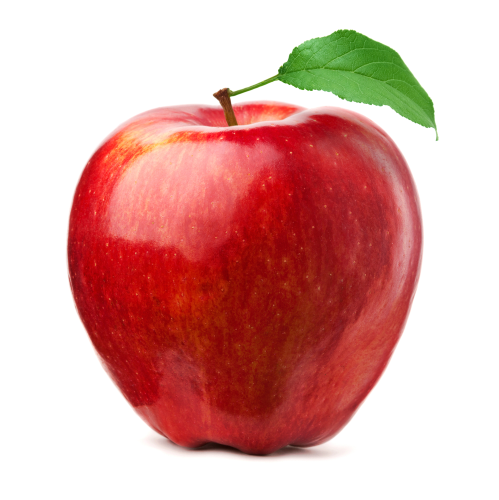
#> input picture AppleImageOriginal.jpeg, 998 x 1000 px (shown at 1/2 size)
$ python Pixelify_Mode.py
#> lines starting #> are read from the running program, lines starting #| are printed output that depends on the picture
'''
This file finds the most common pixel values in a given block of the image to "pixelify" the image
The final output does maintain the original size of the image but it has appears like an n x m pixel image.
Where n and m are the desiredWidth and desiredHeight respectively.
'''
#import the necessary libraries
from PIL import Image
import math
import statistics

desiredWidth = 16 # Desired width of the image in pixels
desiredHeight = 16 # Desired height of the image in pixels

#Open and Load the image
filename = "AppleImageOriginal.jpeg" # Image file path
im = Image.open(filename)
#> im is the input picture: PIL image 998x1000 RGB; mean R, G, B 219.8, 168.4, 163.8
loadedImage = im.load()

#Get the width and height of the original image
width, height = im.size
#> width = 998; height = 1000


widthRatio = width / desiredWidth
#> widthRatio = 62.38
heightRatio = height / desiredHeight
#> heightRatio = 62.5

#iterate through the image one desired pixel at a time averaging values then updating the pixel values of the original image
for i in range(desiredWidth):
    for j in range(desiredHeight):
        pixelsum = []

        #iterate through the pixels in the original image that correspond to the current desired pixel
        for k in range(math.ceil(widthRatio*i), math.ceil(widthRatio*(i+1))):
            for l in range(math.ceil(heightRatio*j),math.ceil(heightRatio*(j+1))):
                #append the pixel values to a list, where each set of 3 digits is an RGB value ie. (255,255,255) = 255255255
                pixelsum.append(loadedImage[k, l][0] + loadedImage[k, l][1]*1000 + loadedImage[k, l][2]*1000000)
        #average the pixel values
        pixelsum =  statistics.mode(pixelsum)
        pixelsum = (pixelsum % 1000, (pixelsum // 1000) % 1000, pixelsum // 1000000)

        #update the pixel values of the original image
        for k in range(math.ceil(widthRatio*i), math.ceil(widthRatio*(i+1))):
            for l in range(math.ceil(heightRatio*j),math.ceil(heightRatio*(j+1))):
                loadedImage[k, l] = tuple(pixelsum)

#save the image
im.save("AppleImageMode.jpeg")
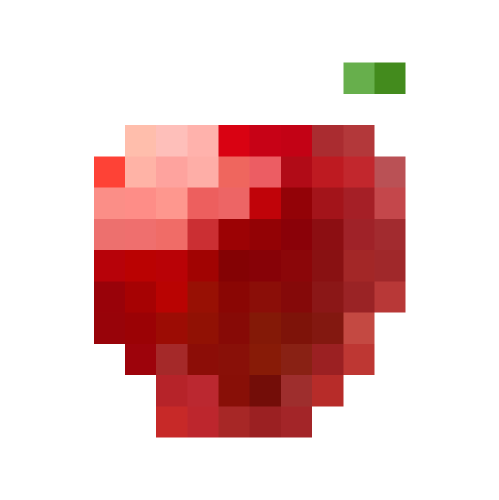
#> saved as AppleImageMode.jpeg: PIL image 998x1000 RGB (shown at 1/2 size); mean R, G, B 228.1, 183.8, 182.9
